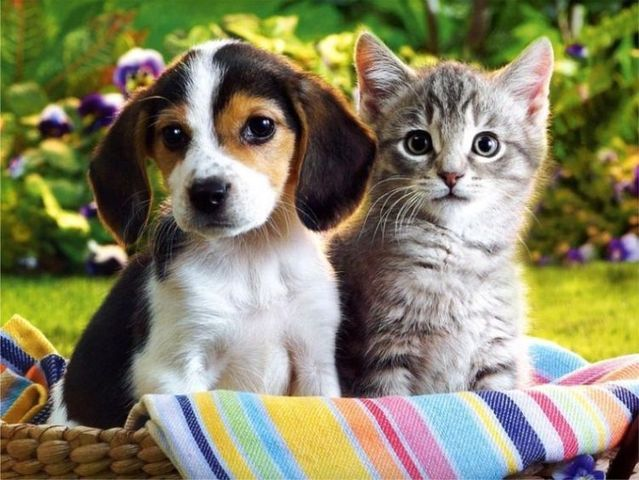
#> input picture Teoría/Intro_imags/imag1.jpg, 639 x 480 px
$ python Fourier_imags.py
#> lines starting #> are read from the running program, lines starting #| are printed output that depends on the picture
import cv2 as cv
import numpy as np
from matplotlib import pyplot as plt

def F_spectrum(img):
    dft = cv.dft(np.float32(img), flags = cv.DFT_COMPLEX_OUTPUT)
    dft_shift = np.fft.fftshift(dft)
    mag_spec = 20 * np.log(cv.magnitude(dft[:,:,0], dft[:,:,1]))
    mag_spec_shift = 20 * np.log(cv.magnitude(dft_shift[:,:,0], dft_shift[:,:,1]))

    plt.subplot(1,3,1)
    plt.imshow(img, 'gray')
    plt.title('Original')
    plt.subplot(1,3,2)
    plt.imshow(mag_spec, 'gray')
    plt.title('Mag espectro')
    plt.subplot(1,3,3)
    plt.imshow(mag_spec_shift, 'gray')
    plt.title('Mag espectro shift')
    plt.show()

def F_HighPF(img):
    rows, cols = img.shape
    crow,ccol = rows//2 , cols//2
    dft = cv.dft(np.float32(img), flags = cv.DFT_COMPLEX_OUTPUT)
    dft_shift = np.fft.fftshift(dft)

    mask = np.ones((rows,cols,2),np.uint8)
    mask[crow-30:crow+30, ccol-30:ccol+30] = 0

    fshift = dft_shift*mask
    f_ishift = np.fft.ifftshift(fshift)
    img_back = cv.idft(f_ishift)
    img_back = cv.magnitude(img_back[:,:,0], img_back[:,:,1])

    plt.subplot(1,2,1)
    plt.imshow(img,'gray')
    plt.title('Original')
    plt.subplot(1,2,2)
    plt.imshow(img_back,'gray')
    plt.title('Filtrada')
    plt.show()

def F_LowPF(img):
    rows, cols = img.shape
    crow,ccol = rows//2 , cols//2
    dft = cv.dft(np.float32(img), flags = cv.DFT_COMPLEX_OUTPUT)
    dft_shift = np.fft.fftshift(dft)

    mask = np.zeros((rows,cols,2),np.uint8)
    mask[crow-30:crow+30, ccol-30:ccol+30] = 1

    fshift = dft_shift*mask
    f_ishift = np.fft.ifftshift(fshift)
    img_back = cv.idft(f_ishift)
    img_back = cv.magnitude(img_back[:,:,0], img_back[:,:,1])

    plt.subplot(1,2,1)
    plt.imshow(img,'gray')
    plt.title('Original')
    plt.subplot(1,2,2)
    plt.imshow(img_back,'gray')
    plt.title('Filtrada')
    plt.show()

imagN = cv.imread('imag1.jpg', cv.IMREAD_GRAYSCALE) # CARGANDO IMAGEN NATURAL
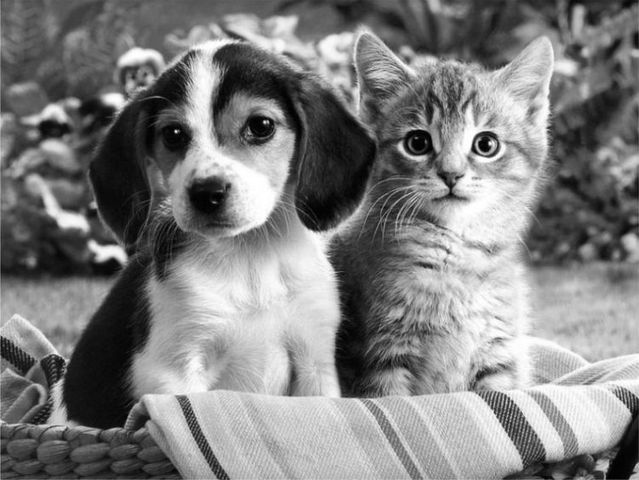
#> imagN: shape (480, 639); min 0, max 255, mean 127.6
imagS = cv.imread('dibujo.png', cv.IMREAD_GRAYSCALE) # CARGANDO IMAGEN SINTÉTICA
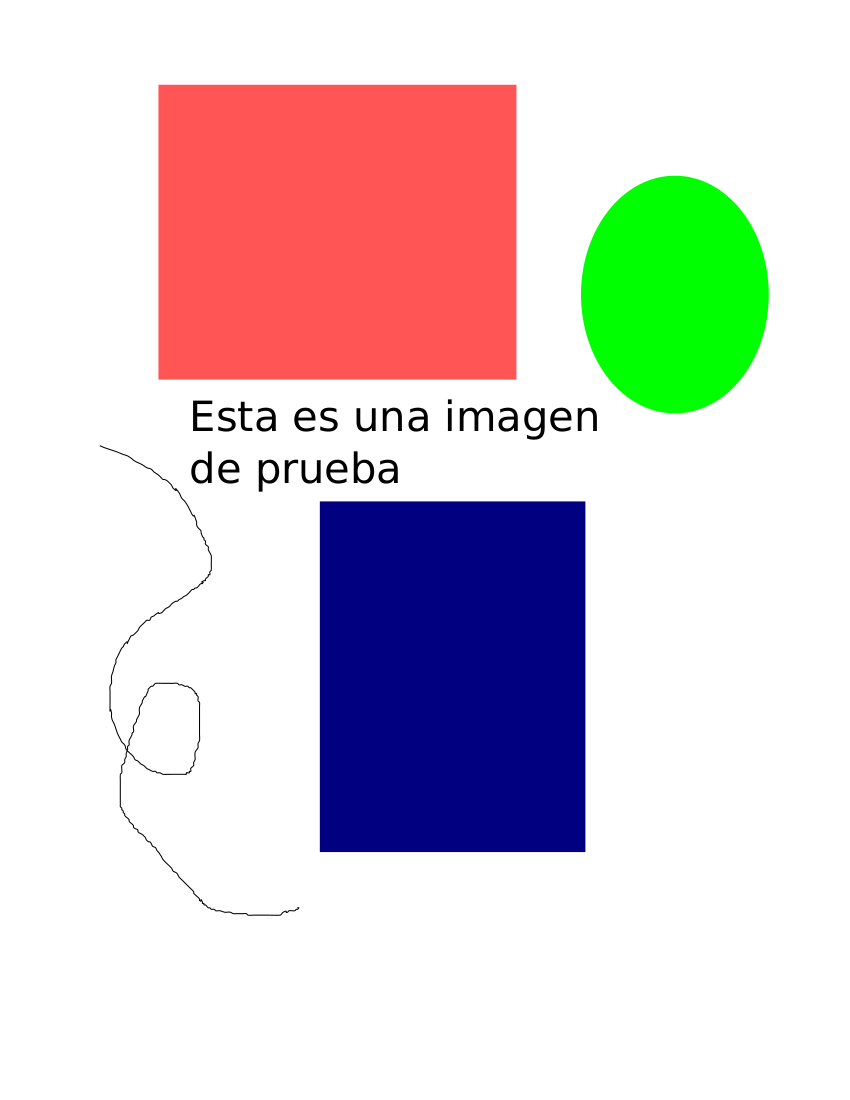
#> input picture Teoría/Intro_imags/dibujo.png, 850 x 1100 px
#> imagS: shape (1100, 850); min 0, max 255, mean 211.8

F_spectrum(imagN)
#> in F_spectrum, `mag_spec = 20 * np.log(cv.magnitude(dft[:,:,0], dft[:,:,1]))`:
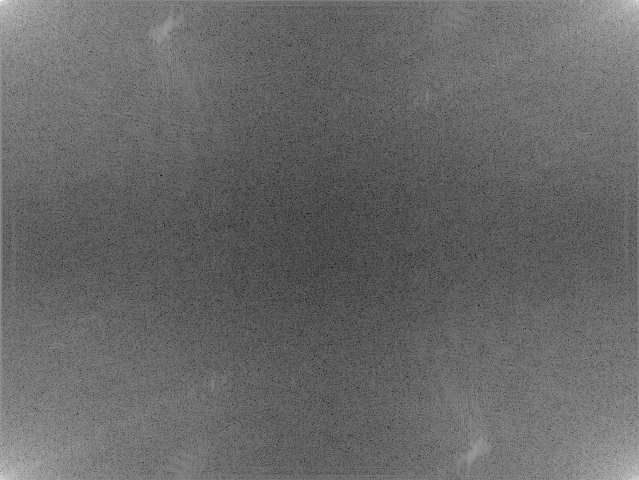
#> mag_spec: shape (480, 639) float32; min 21.39, max 349.7, mean 156; drawn with min black and max white
#> in F_spectrum, `mag_spec_shift = 20 * np.log(cv.magnitude(dft_shift[:,:,0], dft_shift[..`:
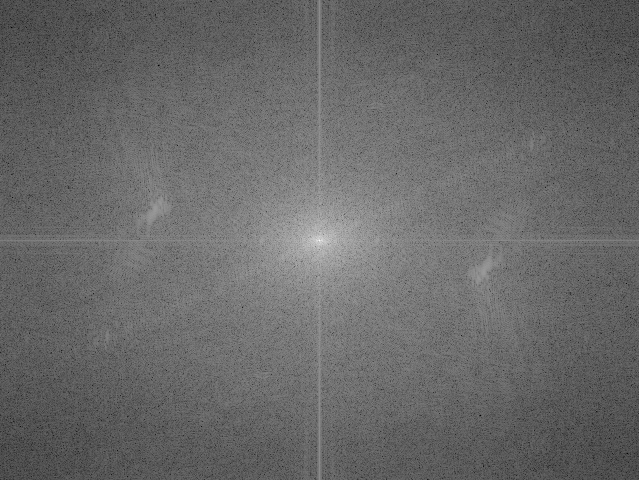
#> mag_spec_shift: shape (480, 639) float32; min 21.39, max 349.7, mean 156; drawn with min black and max white
F_spectrum(imagS)
#> in F_spectrum (call 2), `mag_spec_shift = 20 * np.log(cv.magnitude(dft_shift[:,:,0], dft_shift[..`:
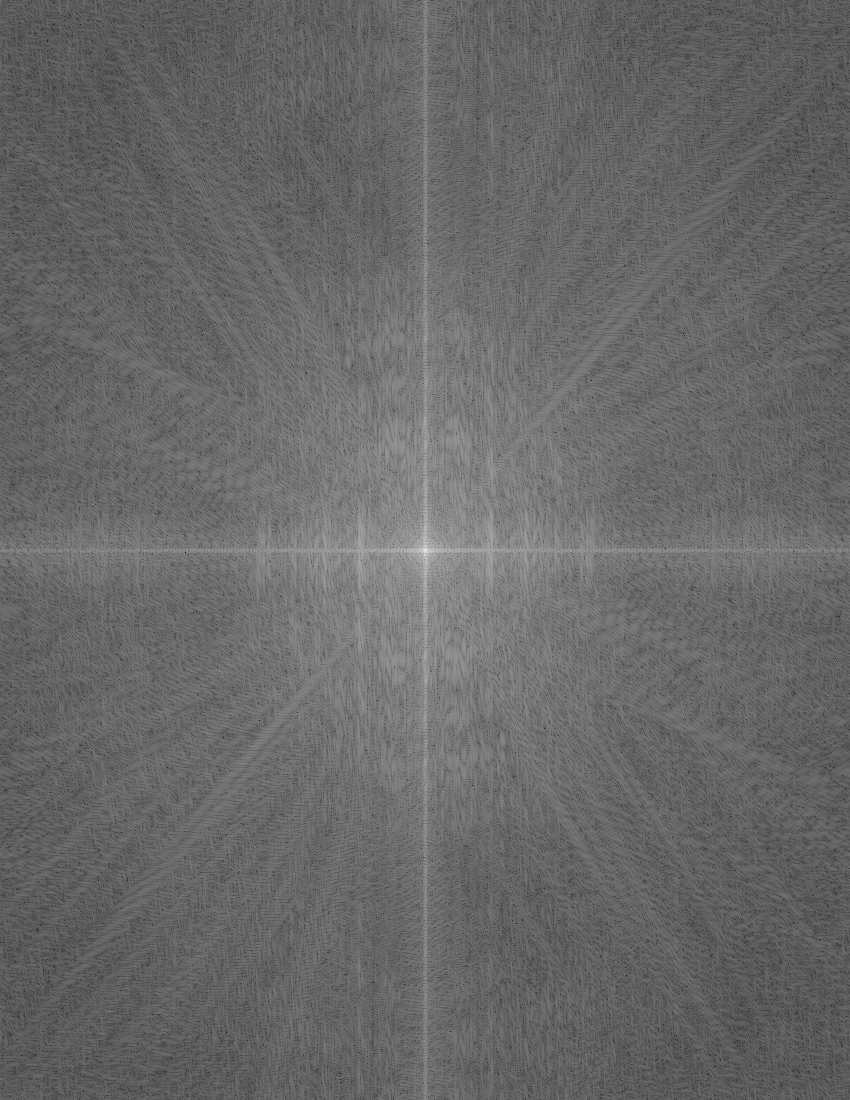
#> mag_spec_shift: shape (1100, 850) float32; min 23.04, max 382.1, mean 170.2; drawn with min black and max white

F_HighPF(imagN)
F_HighPF(imagS)
#> in F_HighPF (call 2), `img_back = cv.magnitude(img_back[:,:,0], img_back[:,:,1])`:
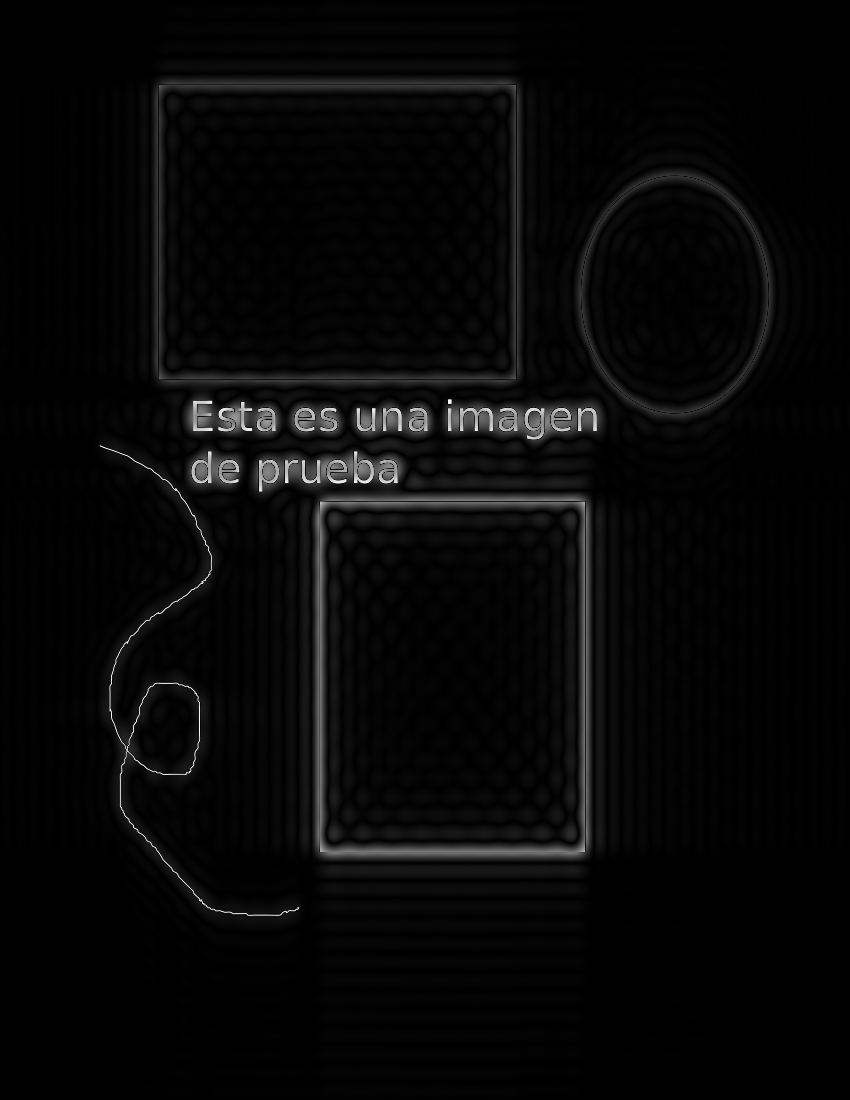
#> img_back: shape (1100, 850) float32; min 68.74, max 224539936, mean 7080196.5; drawn with min black and max white

F_LowPF(imagN)
F_LowPF(imagS)
#> in F_LowPF (call 2), `img_back = cv.magnitude(img_back[:,:,0], img_back[:,:,1])`:
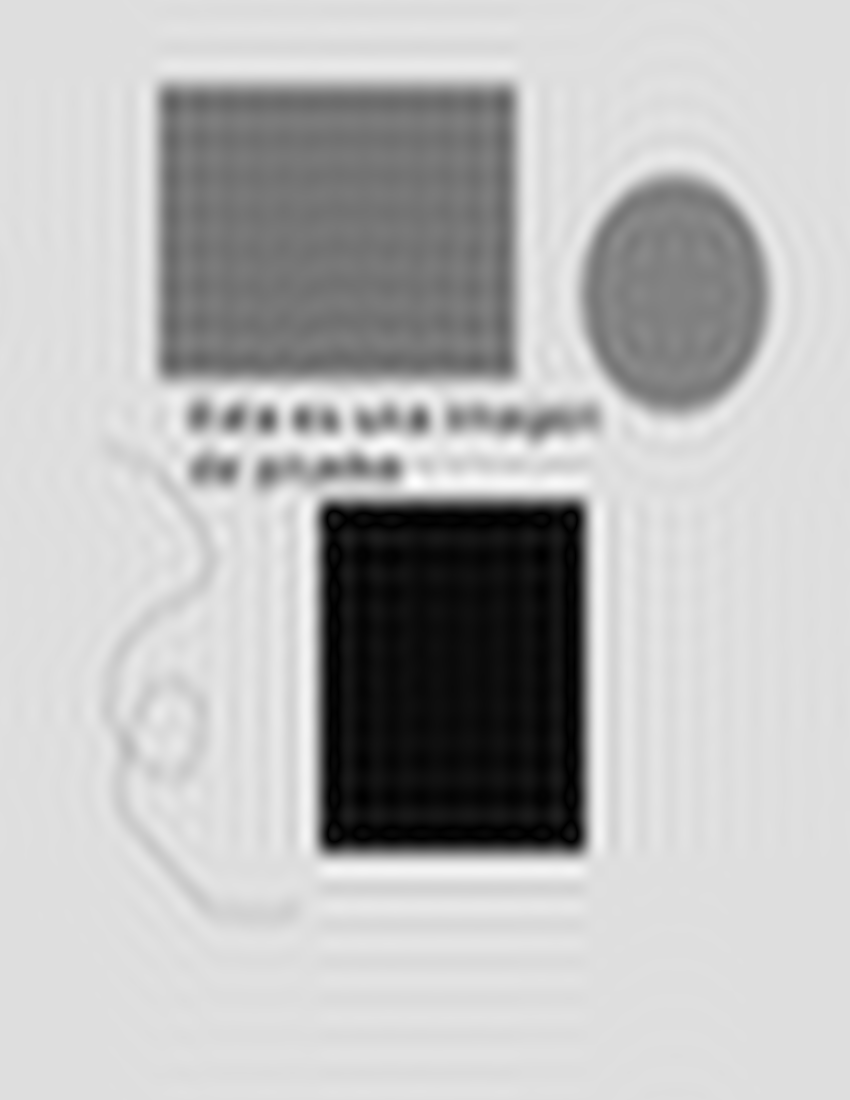
#> img_back: shape (1100, 850) float32; min 32344, max 272873088, mean 198139008; drawn with min black and max white
